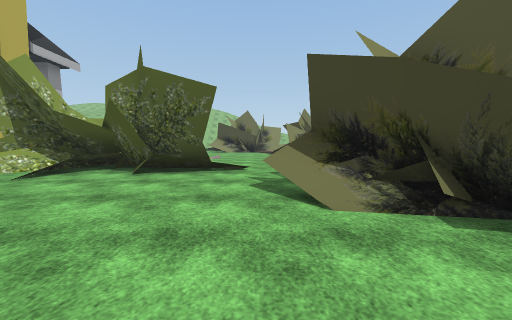
[1] (above)

15 first-person views from a walk through a scene from a Unity 3-D project. The camera is 1.3 m above the floor, tilts 4° down and sees 90° across. The floor is counted in squares, 2 m on a side. Each view is taken from the middle of a square. On the plan, view 1 faces up. The plan holds only what a view shows up to about 9 squares ahead; the rest is blank. The place goes on beyond the plan. The player is left out. Some surface patterns are stand-ins.

[2]
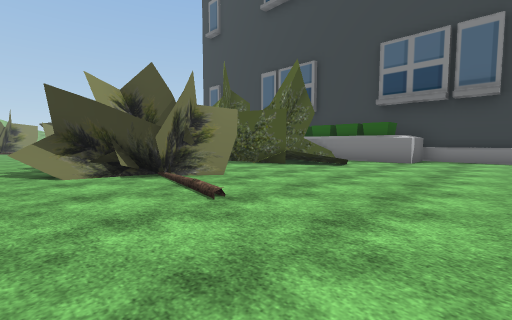

[3]
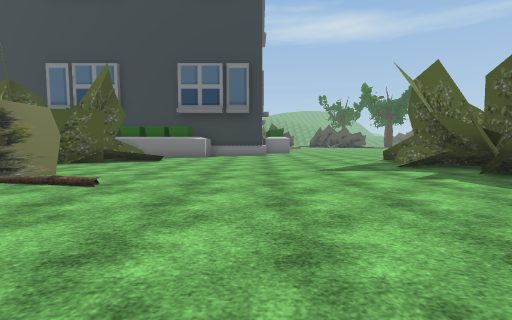

[4]
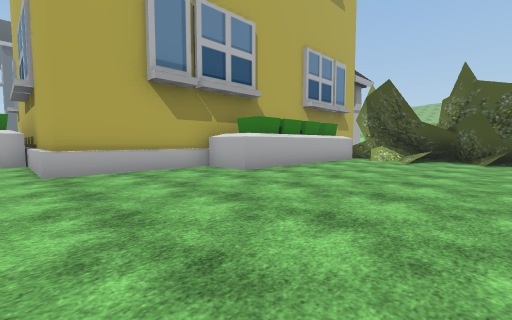

[5]
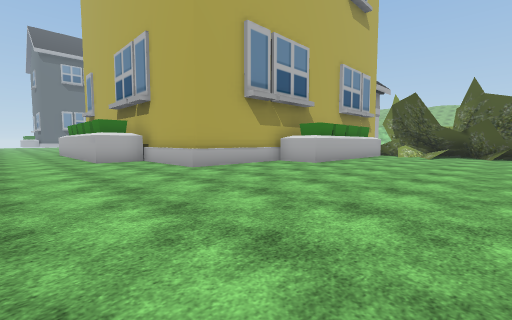

[6]
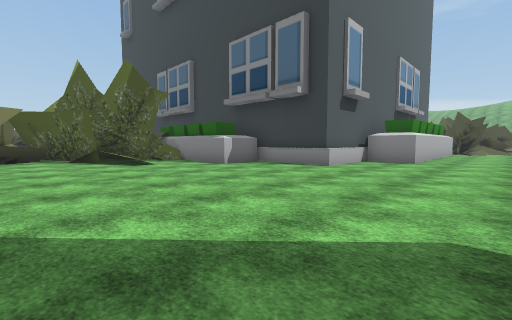

[7]
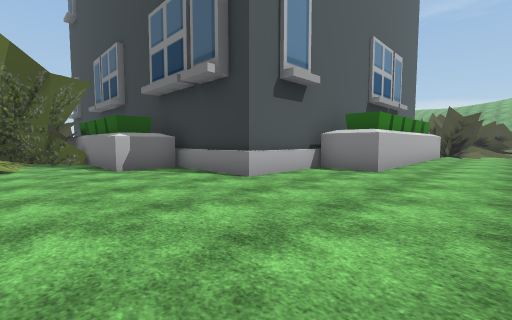

[8]
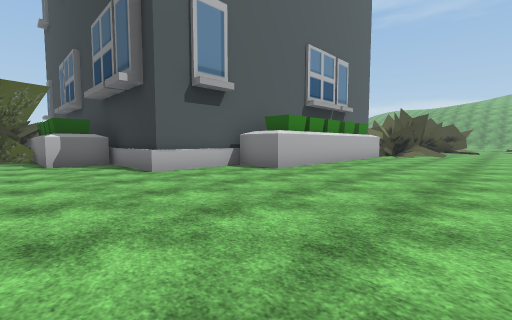

[9]
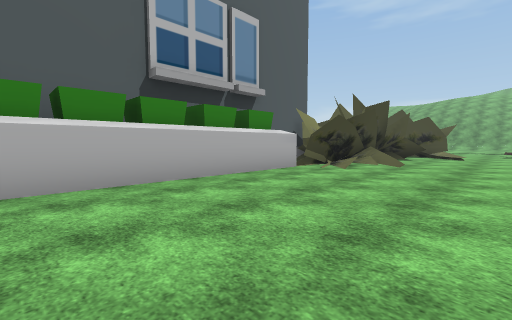

[10]
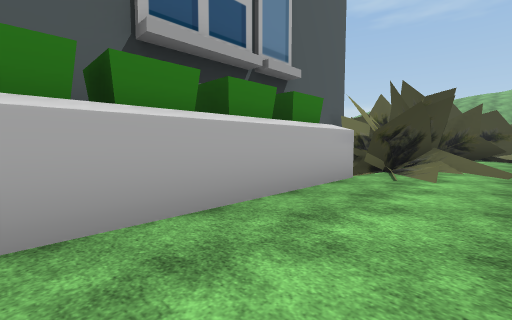

[11]
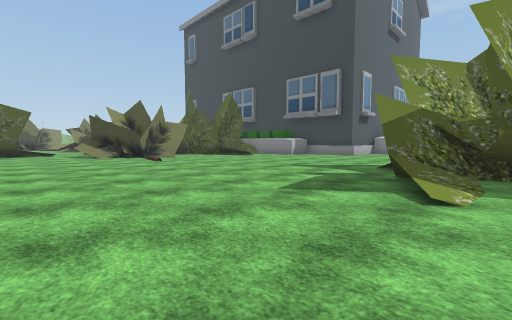

[12]
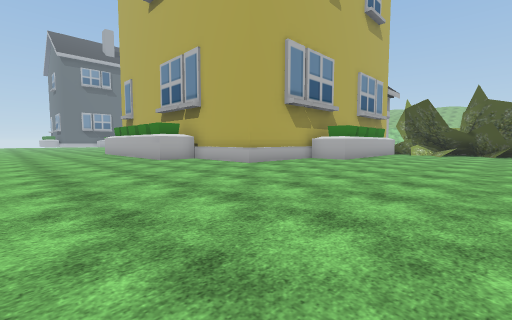

[13]
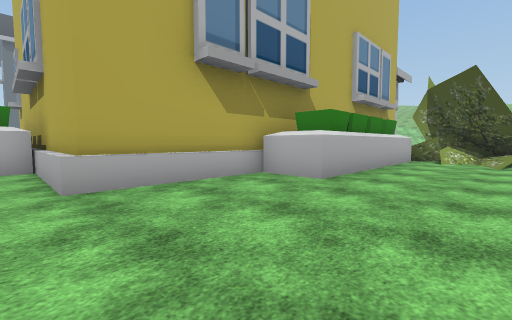

[14]
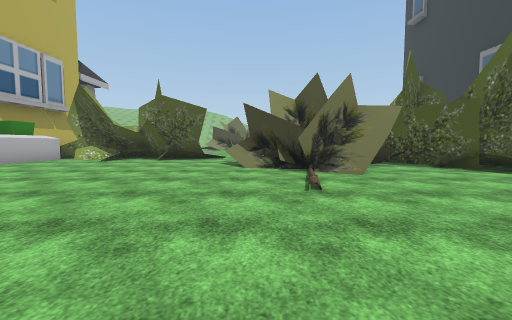

[15]
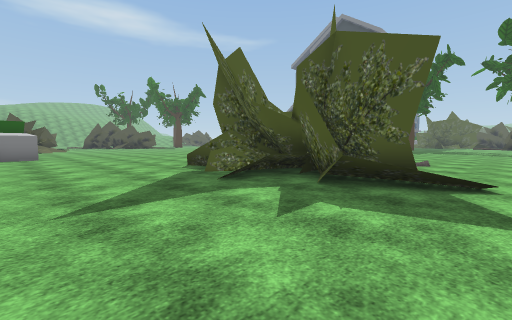

### Floor plan
Key: @ floor where view 1 was taken; # wall or solid block; . floor; / step, stairs or slope; T tree; P pine tree; O other object.
Columns run from 12 left of view 1 to 24 right of it. Each row starts with its distance up from view 1.
  9            ..
  8       TT T ..
  7       TTTTT..
  6       TTTT //      T
  5      ##./.T...  PTTT
  4      #.......PPPT#TTTO
  3      #.......PPPP.T/T#
  2      #........PP..T//#
  1      #........PP..//.#
  0     ##......@....../.##
 -1     #................###
 -2     #..................#
 -3 #####..................###
 -4 ##.......................#       PPPP
 -5 ##.......................#######PPPP
 -6 ................................///.P
 -7 ................................../..
 -8 ............../TTTTT.................
 -9 ..............TTTT  /................

Positions as (right, up) in squares from view 1, and headings:
1: (0, 0), facing up
2: (0, -3), facing up-right
3: (-2, -3), facing right
4: (-2, -4), facing up-left
5: (-2, -7), facing up-left
6: (4, -7), facing up-right
7: (7, -7), facing up-right
8: (8, -9), facing up-right
9: (14, -9), facing up-right
10: (15, -7), facing up-right
11: (-2, -9), facing up-right
12: (-2, -9), facing up-left
13: (-4, -4), facing up-left
14: (1, -4), facing up
15: (1, -4), facing down-right
